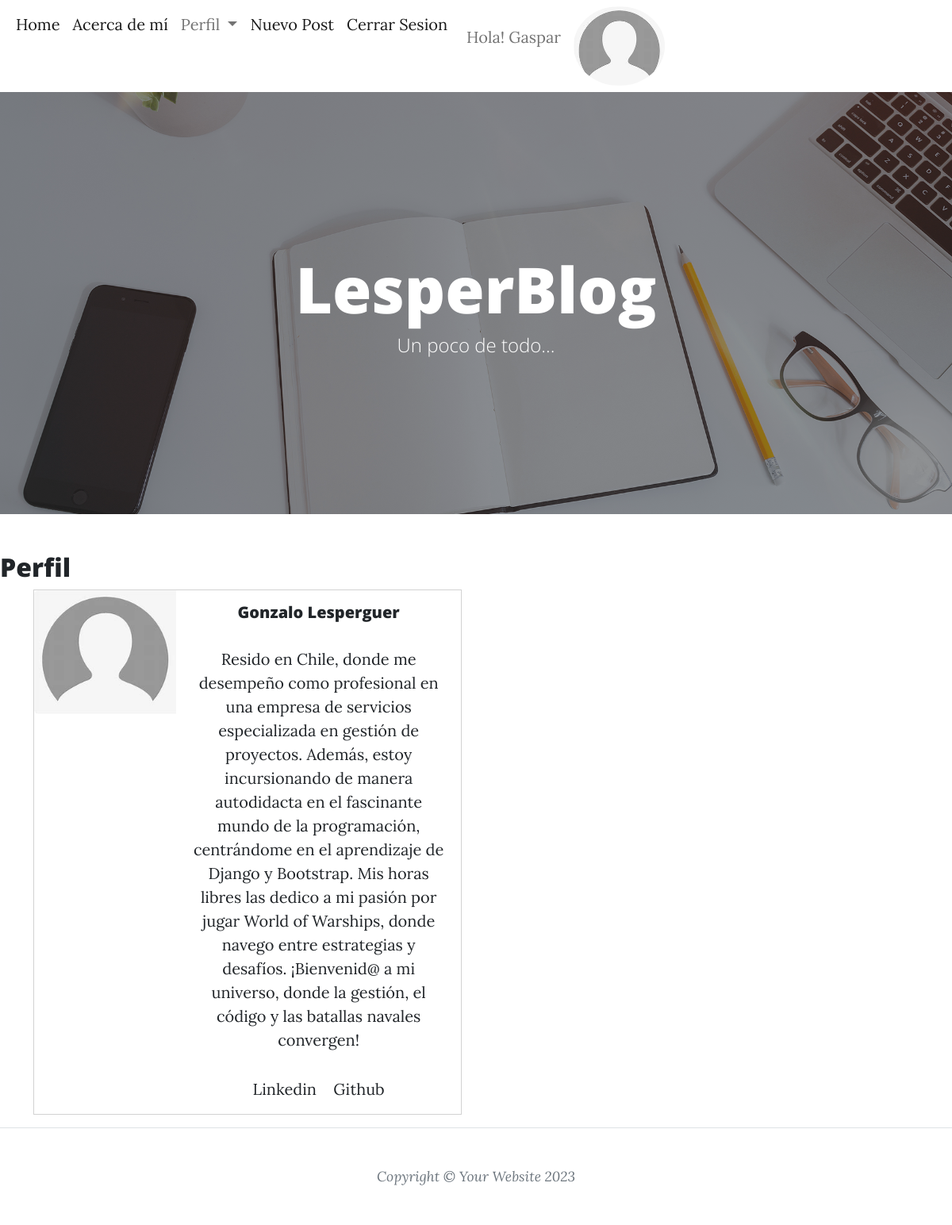
/cuentas/1/profile (signed in), run on the app's committed database.
### blog/models.py (models this page shows, shortened)
class Avatar(models.Model):
    user = models.OneToOneField(User, on_delete=models.CASCADE)
    imagen = models.ImageField(upload_to='avatares/', null=True, blank = True)
    url_linkedin=models.CharField(max_length=200,null=True)
    url_github=models.CharField(max_length=200,null=True)
    bio=models.TextField(max_length=1000,null=True)

### cuentas/views.py (the view)
# urls.py: path('<int:pk>/profile', ShowProfileView.as_view(), name='show_profile_page'),
class ShowProfileView(DetailView):
    model= Avatar
    template_name="registration/user_profile.html"
    def get_context_data(self,*args, **kwargs):
        context=super(ShowProfileView,self).get_context_data(*args,**kwargs)
        page_user=get_object_or_404(Avatar,id=self.kwargs['pk'])
        context["page_user"]=page_user
        return context

### blog/templates/registration/user_profile.html
{% extends "base.html" %}
{% block content %}
<h2>Perfil</h2>
<div class="container text-center">
<div class="card mb-3" style="max-width: 540px;">
  <div class="row g-0">
    <div class="col-md-4">
      <img src="{{user.avatar.imagen.url}}" class="img-fluid rounded-start" >
    </div>
    <div class="col-md-8">
      <div class="card-body">
        <h5 class="card-title">{{ page_user.user.first_name}} {{page_user.user.last_name }}</h5>
        <p class="card-text">{{ page_user.user.avatar.bio}}</p>
        <a href="http://{{ page_user.user.avatar.url_linkedin}}" class="card-link">Linkedin</a>
        <a href="http://{{ page_user.user.avatar.url_github}}" class="card-link">Github</a>
      </div>
    </div>
  </div>
</div>
</div>
{% endblock content %}

### blog/templates/base.html (shortened to what this page needs)
<!DOCTYPE html>
<html lang="en">
    <head>
        {% load static %}
        <link href="{% static 'css/styles.css' %}" rel="stylesheet" />
    </head>
    <body>
        <nav class="navbar navbar-expand-lg bg-body-tertiary">
            <div class="container-fluid">
              <div class="collapse navbar-collapse" id="navbarSupportedContent">
                <ul class="navbar-nav me-auto mb-2 mb-lg-0">
                  <li class="nav-item">
                    <a class="nav-link active" aria-current="page" href="{% url 'home' %}">Home</a>
                  </li>
                  <li class="nav-item">
                    <a class="nav-link active" aria-current="page" href="{% url 'about' %}">Acerca de mí</a>
                  </li>
                {%if request.user.is_authenticated %}
                  <li class="nav-item dropdown">
                    <a class="nav-link dropdown-toggle" href="#" role="button" data-bs-toggle="dropdown" aria-expanded="false">
                      Perfil
                    </a>
                  </li>
                  <li class="nav-item">
                    <a class="nav-link active" aria-current="page" href="{% url 'post_new' %}">Nuevo Post</a>
                  </li>
                  <li class="nav-item">
                    <a class="nav-link active" aria-current="page" href="{% url 'logout' %}">Cerrar Sesion</a>
                  </li>
                  <li class="nav-item">
                    <span class="nav-link px-lg-3 py-3 py-lg-4 d-inline-block text-grey">Hola! {{ user.username }}</span>
                  </li>
                  <img src="{{user.avatar.imagen.url}}" widht=100 height=100 class="rounded-circle">
                {%endif %}
                </ul>
              </div>
            </div>
          </nav>
        <header class="masthead" style="background-image: url('{% static 'assets/img/home-bg.jpg' %}')">
            <div class="container position-relative px-4 px-lg-5">
                <div class="row gx-4 gx-lg-5 justify-content-center">
                    <div class="col-md-10 col-lg-8 col-xl-7">
                        <div class="site-heading">
                            <h1>LesperBlog</h1>
                            <span class="subheading">Un poco de todo...</span>
                        </div>
                    </div>
                </div>
            </div>
        </header>
        <div>
            {% block content %}
            {% endblock content %}
        </div>
        <footer class="border-top">
            <div class="container px-4 px-lg-5">
                <div class="row gx-4 gx-lg-5 justify-content-center">
                    <div class="col-md-10 col-lg-8 col-xl-7">
                       <div class="small text-center text-muted fst-italic">Copyright &copy; Your Website 2023</div>
                    </div>
                </div>
            </div>
        </footer>
    </body>
</html>

### data on the page
Avatar: user.first_name "Gonzalo", user.last_name "Lesperguer", user.avatar.bio "Resido en Chile, donde me desempeño como profesional en una empresa de servicios especializada en gestión de proyectos. Además, estoy incursionando de manera autodidacta en el fascinante mundo de la programación, centrándome en el aprendizaje de Django y Bootstrap. Mis horas libres las dedico a mi pasión por jugar World of Warships, donde navego entre estrategias y desafíos. ¡Bienvenid@ a mi universo, donde la gestión, el código y las batallas navales convergen!"

### other printed values
{{ user.username }} "Gaspar"
